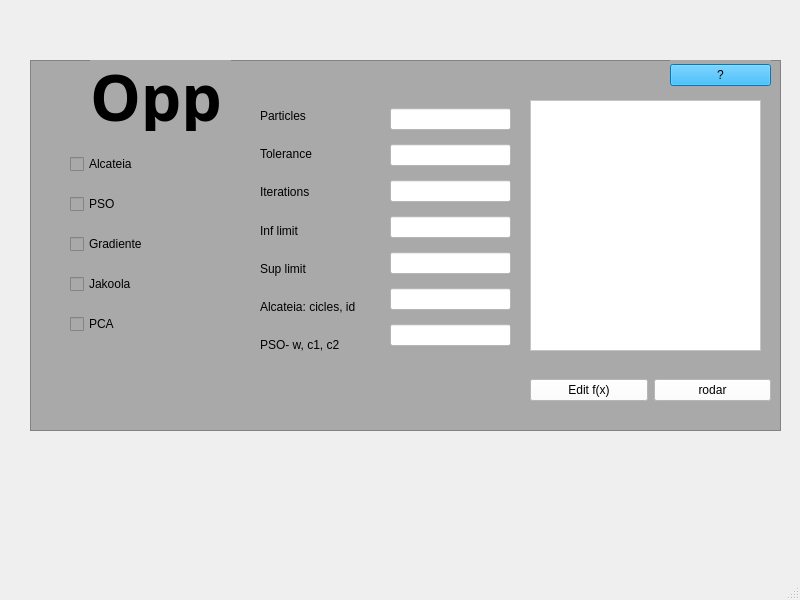
<?xml version="1.0" encoding="UTF-8"?>
<ui version="4.0">
 <class>MainWindow</class>
 <widget class="QMainWindow" name="MainWindow">
  <property name="geometry">
   <rect>
    <x>0</x>
    <y>0</y>
    <width>800</width>
    <height>600</height>
   </rect>
  </property>
  <property name="windowTitle">
   <string>MainWindow</string>
  </property>
  <widget class="QWidget" name="centralwidget">
   <widget class="QFrame" name="frame">
    <property name="geometry">
     <rect>
      <x>30</x>
      <y>60</y>
      <width>751</width>
      <height>371</height>
     </rect>
    </property>
    <property name="styleSheet">
     <string notr="true">background-color: rgb(169, 169, 170);</string>
    </property>
    <property name="frameShape">
     <enum>QFrame::StyledPanel</enum>
    </property>
    <property name="frameShadow">
     <enum>QFrame::Raised</enum>
    </property>
    <widget class="QLabel" name="label">
     <property name="geometry">
      <rect>
       <x>60</x>
       <y>0</y>
       <width>141</width>
       <height>71</height>
      </rect>
     </property>
     <property name="font">
      <font>
       <family>Bell MT</family>
       <pointsize>48</pointsize>
       <bold>true</bold>
      </font>
     </property>
     <property name="text">
      <string>Opp</string>
     </property>
    </widget>
    <widget class="QWidget" name="verticalLayoutWidget">
     <property name="geometry">
      <rect>
       <x>40</x>
       <y>80</y>
       <width>160</width>
       <height>211</height>
      </rect>
     </property>
     <layout class="QVBoxLayout" name="verticalLayout">
      <item>
       <widget class="QCheckBox" name="checkBox">
        <property name="text">
         <string>Alcateia</string>
        </property>
       </widget>
      </item>
      <item>
       <widget class="QCheckBox" name="checkBox_2">
        <property name="text">
         <string>PSO</string>
        </property>
       </widget>
      </item>
      <item>
       <widget class="QCheckBox" name="checkBox_3">
        <property name="text">
         <string>Gradiente</string>
        </property>
       </widget>
      </item>
      <item>
       <widget class="QCheckBox" name="checkBox_4">
        <property name="text">
         <string>Jakoola</string>
        </property>
       </widget>
      </item>
      <item>
       <widget class="QCheckBox" name="checkBox_5">
        <property name="text">
         <string>PCA</string>
        </property>
       </widget>
      </item>
     </layout>
    </widget>
    <widget class="QWidget" name="verticalLayoutWidget_2">
     <property name="geometry">
      <rect>
       <x>230</x>
       <y>40</y>
       <width>121</width>
       <height>261</height>
      </rect>
     </property>
     <layout class="QVBoxLayout" name="verticalLayout_2">
      <item>
       <widget class="QLabel" name="label_3">
        <property name="text">
         <string>Particles</string>
        </property>
       </widget>
      </item>
      <item>
       <widget class="QLabel" name="label_4">
        <property name="text">
         <string>Tolerance</string>
        </property>
       </widget>
      </item>
      <item>
       <widget class="QLabel" name="label_2">
        <property name="text">
         <string>Iterations</string>
        </property>
       </widget>
      </item>
      <item>
       <widget class="QLabel" name="label_5">
        <property name="text">
         <string>Inf limit</string>
        </property>
       </widget>
      </item>
      <item>
       <widget class="QLabel" name="label_6">
        <property name="text">
         <string>Sup limit</string>
        </property>
       </widget>
      </item>
      <item>
       <widget class="QLabel" name="label_7">
        <property name="text">
         <string>Alcateia: cicles, id</string>
        </property>
       </widget>
      </item>
      <item>
       <widget class="QLabel" name="label_8">
        <property name="text">
         <string>PSO- w, c1, c2</string>
        </property>
       </widget>
      </item>
     </layout>
    </widget>
    <widget class="QWidget" name="gridLayoutWidget">
     <property name="geometry">
      <rect>
       <x>500</x>
       <y>40</y>
       <width>231</width>
       <height>251</height>
      </rect>
     </property>
     <layout class="QGridLayout" name="gridLayout">
      <item row="1" column="0">
       <widget class="QTextEdit" name="textEdit">
        <property name="styleSheet">
         <string notr="true">background-color: rgb(255, 255, 255);</string>
        </property>
       </widget>
      </item>
      <item row="2" column="0">
       <layout class="QHBoxLayout" name="horizontalLayout"/>
      </item>
     </layout>
    </widget>
    <widget class="QWidget" name="verticalLayoutWidget_3">
     <property name="geometry">
      <rect>
       <x>360</x>
       <y>40</y>
       <width>121</width>
       <height>261</height>
      </rect>
     </property>
     <layout class="QVBoxLayout" name="verticalLayout_3">
      <item>
       <widget class="QLineEdit" name="lineEdit_2">
        <property name="styleSheet">
         <string notr="true">background-color: rgb(255, 255, 255);</string>
        </property>
       </widget>
      </item>
      <item>
       <widget class="QLineEdit" name="lineEdit_3">
        <property name="styleSheet">
         <string notr="true">background-color: rgb(255, 255, 255);</string>
        </property>
       </widget>
      </item>
      <item>
       <widget class="QLineEdit" name="lineEdit_5">
        <property name="styleSheet">
         <string notr="true">background-color: rgb(255, 255, 255);</string>
        </property>
       </widget>
      </item>
      <item>
       <widget class="QLineEdit" name="lineEdit_6">
        <property name="styleSheet">
         <string notr="true">background-color: rgb(255, 255, 255);</string>
        </property>
       </widget>
      </item>
      <item>
       <widget class="QLineEdit" name="lineEdit_7">
        <property name="styleSheet">
         <string notr="true">background-color: rgb(255, 255, 255);</string>
        </property>
       </widget>
      </item>
      <item>
       <widget class="QLineEdit" name="lineEdit_4">
        <property name="styleSheet">
         <string notr="true">background-color: rgb(255, 255, 255);</string>
        </property>
       </widget>
      </item>
      <item>
       <widget class="QLineEdit" name="lineEdit">
        <property name="styleSheet">
         <string notr="true">background-color: rgb(255, 255, 255);</string>
        </property>
       </widget>
      </item>
     </layout>
    </widget>
    <widget class="QWidget" name="horizontalLayoutWidget_2">
     <property name="geometry">
      <rect>
       <x>500</x>
       <y>300</y>
       <width>241</width>
       <height>61</height>
      </rect>
     </property>
     <layout class="QHBoxLayout" name="horizontalLayout_2">
      <item>
       <widget class="QPushButton" name="pushButton">
        <property name="styleSheet">
         <string notr="true">background-color: rgb(255, 255, 255);</string>
        </property>
        <property name="text">
         <string>Edit f(x)</string>
        </property>
       </widget>
      </item>
      <item>
       <widget class="QPushButton" name="pushButton_2">
        <property name="styleSheet">
         <string notr="true">background-color: rgb(255, 255, 255);</string>
        </property>
        <property name="text">
         <string>rodar</string>
        </property>
       </widget>
      </item>
     </layout>
    </widget>
    <widget class="QWidget" name="verticalLayoutWidget_4">
     <property name="geometry">
      <rect>
       <x>640</x>
       <y>0</y>
       <width>101</width>
       <height>31</height>
      </rect>
     </property>
     <layout class="QVBoxLayout" name="verticalLayout_4">
      <item>
       <widget class="QPushButton" name="pushButton_3">
        <property name="styleSheet">
         <string notr="true">background-color: rgb(0, 170, 255);</string>
        </property>
        <property name="text">
         <string>?</string>
        </property>
       </widget>
      </item>
     </layout>
    </widget>
   </widget>
  </widget>
  <widget class="QMenuBar" name="menubar">
   <property name="geometry">
    <rect>
     <x>0</x>
     <y>0</y>
     <width>800</width>
     <height>22</height>
    </rect>
   </property>
  </widget>
  <widget class="QStatusBar" name="statusbar"/>
 </widget>
 <resources/>
 <connections/>
</ui>
